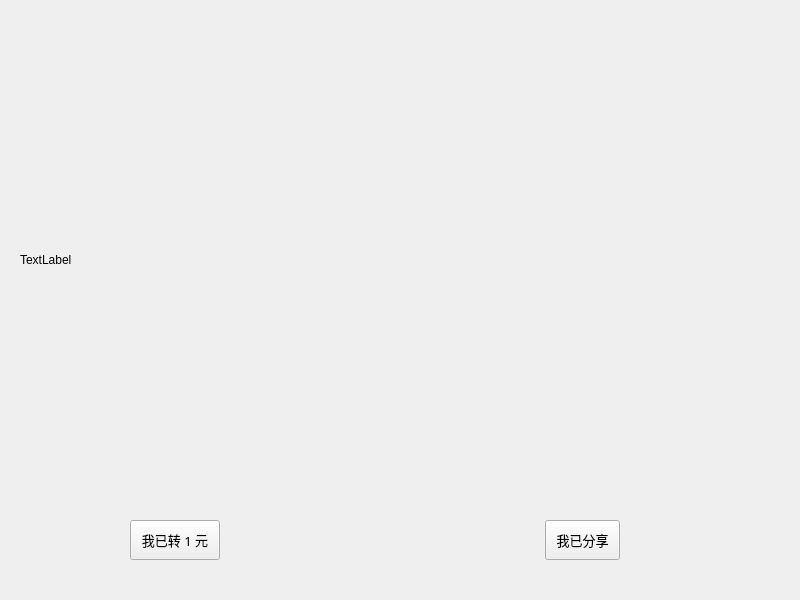
<?xml version="1.0" encoding="UTF-8"?>
<ui version="4.0">
 <class>TaoPayWeChat</class>
 <widget class="QWidget" name="TaoPayWeChat">
  <property name="windowModality">
   <enum>Qt::ApplicationModal</enum>
  </property>
  <property name="geometry">
   <rect>
    <x>0</x>
    <y>0</y>
    <width>800</width>
    <height>600</height>
   </rect>
  </property>
  <property name="windowTitle">
   <string>亲，打赏一下淘水印！</string>
  </property>
  <property name="windowIcon">
   <iconset>
    <normaloff>../../../T淘水印/icons/eraser_web-UI-icons/Eraser_32px.ico</normaloff>../../../T淘水印/icons/eraser_web-UI-icons/Eraser_32px.ico</iconset>
  </property>
  <widget class="QLabel" name="lblPayQRCode">
   <property name="geometry">
    <rect>
     <x>20</x>
     <y>20</y>
     <width>750</width>
     <height>480</height>
    </rect>
   </property>
   <property name="text">
    <string>TextLabel</string>
   </property>
  </widget>
  <widget class="QPushButton" name="btnPay">
   <property name="geometry">
    <rect>
     <x>130</x>
     <y>520</y>
     <width>90</width>
     <height>40</height>
    </rect>
   </property>
   <property name="font">
    <font>
     <family>Agency FB</family>
     <pointsize>10</pointsize>
    </font>
   </property>
   <property name="text">
    <string>我已转 1 元</string>
   </property>
  </widget>
  <widget class="QPushButton" name="btnShare">
   <property name="geometry">
    <rect>
     <x>545</x>
     <y>520</y>
     <width>75</width>
     <height>40</height>
    </rect>
   </property>
   <property name="font">
    <font>
     <family>Agency FB</family>
     <pointsize>10</pointsize>
    </font>
   </property>
   <property name="text">
    <string>我已分享</string>
   </property>
  </widget>
 </widget>
 <resources/>
 <connections/>
</ui>
